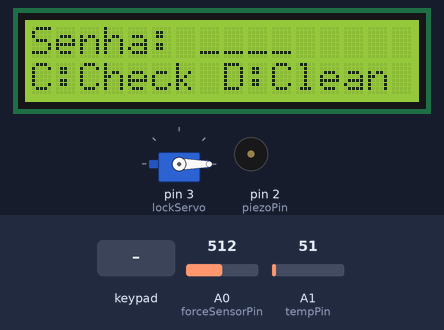
The sketch below on a simulated Arduino Uno, built with avr-gcc and run on an emulated ATmega328P. On the bench: servo, 16×2 character LCD, buzzer (waves = sounding). Inputs (shaded band) come from the test bench; at power-on: A0 (forceSensorPin) = 512, A1 (tempPin) = 51.

Above: at 1.2 s.
1.3 s: keypad keys 0 0 0 0 pressed 0.4 s apart
At 2.8 s:
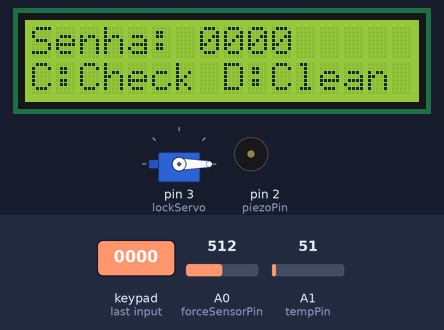
4.4 s: key 'C' pressed
At 5.4 s:
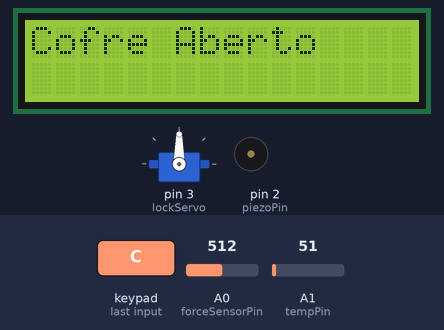
7.4 s: keypad keys 0 0 0 0 A pressed 0.4 s apart
At 9.8 s:
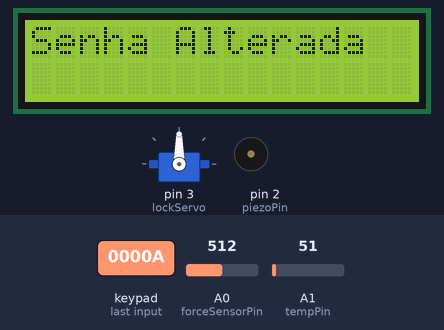
10.9 s: key 'B' pressed
At 11.7 s:
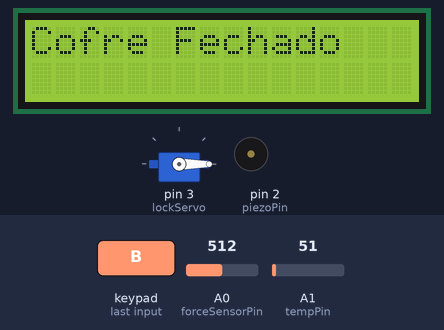
13.9 s: A0 (forceSensorPin) set to 298
15.4 s: A0 (forceSensorPin) set to 273
At 15.65 s:
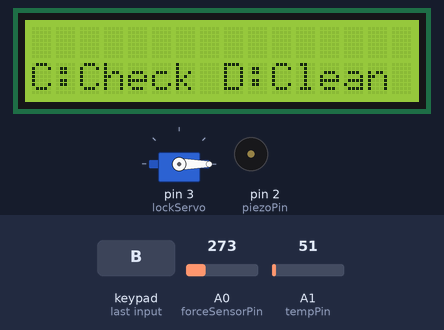
Timing chart, 0 to 19.1 s (numbered marks = the images above; inputs shaded):
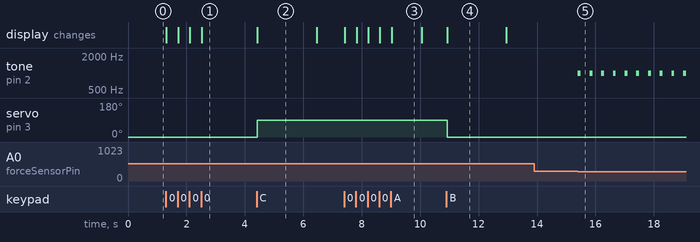

Measured:
- the behaviour switches between 280 and 279 on A0 (forceSensorPin) (found by bisection; images 4 and 5)
- after the input at 1.3 s, the display: first changes at once (image 1 shows a later state)
- after the input at 4.4 s, servo on pin 3 (lockServo): 0° → 90° at once; the display: changes at once (image 2)
- after the input at 7.4 s, the display: first changes at once (image 3 shows a later state)
- after the input at 10.9 s, servo on pin 3 (lockServo): 90° → 0° at once; the display: changes at once (image 4)
- after the input at 13.9 s, every drawn part: stays the same
- after the input at 15.4 s, tone on pin 2 (piezoPin): alternates 1000 Hz for 0.10 s and silent for 0.30 s, starting at once
- what the display in image 2 shows lasts 2.1 s, from 4.4 s to 6.5 s

The sketch:

arduino-cofre-senha.ino
```cpp
#include <Keypad.h>
#include <Servo.h>
#include <Adafruit_LiquidCrystal.h>

// Construção da matriz de teclas
const byte numRows = 4;
const byte numCols = 4;
char keymap[numRows][numCols] = {
    {'1', '2', '3', 'A'},
    {'4', '5', '6', 'B'},
    {'7', '8', '9', 'C'},
    {'*', '0', '#', 'D'}};

// Construção do teclado
byte rowPins[numRows] = {12, 11, 10, 9};
byte colPins[numCols] = {8, 7, 6, 5};

// Iniciando as entradas e saídas
Keypad myKeypad = Keypad(makeKeymap(keymap), rowPins, colPins, numRows, numCols);
Servo lockServo;
Adafruit_LiquidCrystal lcd(0);
int forceSensorPin = 0;
int piezoPin = 2;
int tempPin = 1;

// Variáveis de controle
char storedPassword[5] = "0000";
char enteredPassword[5] = "____";
bool isOpen = false;
bool waitingForNewPassword = false;
bool alarmActive = false;
int newPasswordIndex = 0;
int forceSensorRead =  0;
int countAttemp = 0;
int tempRead = 0;

void setup() {
  Serial.begin(9600);
  lockServo.attach(3);
  lockServo.write(0);
  lcd.begin(16, 2);
  lcd.setBacklight(1);
  updateDisplayPassword();
  updateDisplayInstructions();
  pinMode(piezoPin, OUTPUT);
}

void loop() {
  char keypressed = myKeypad.getKey();
  forceSensorRead = analogRead(forceSensorPin);
  tempRead = analogRead(tempPin);

  if (keypressed) {

    if (keypressed >= '0' && keypressed <= '9') {
      handleDigitEntry(keypressed);
    } else if (keypressed == 'C') {
      handleCheckPassword();
    } else if (keypressed == 'D') {
      clearPassword();
    } else if (keypressed == 'A') {
      handleAlterPassword();
    } else if (keypressed == 'B') {
      handleCloseSafe();
    }
  }

  if (forceSensorRead < 280 || tempRead > 260) {
    alarmActive = true;
  }

  activeAlarm();
}

void activeAlarm() {
  if (alarmActive || countAttemp > 3) {
    tone(piezoPin, 1000, 100);
    delay(400);
    noTone(piezoPin);
  }
}

void handleDigitEntry(char digit) {
  shiftAndInsert(digit);
}

void handleCheckPassword() {
  if (!isOpen) {
    checkPassword();
  }
}

void handleAlterPassword() {
  if (isOpen) {
    for (int i = 0; i < 4; i++) {
      storedPassword[i] = enteredPassword[i];
    }
    displayMessage("Senha Alterada", 1000);
    clearPassword();
  }
}

void handleCloseSafe() {
  if (isOpen) {
    closeSafe();
  }
}

// Altera os dígitos da senha
void shiftAndInsert(char digit) {
  for (int i = 0; i < 3; i++) {
    enteredPassword[i] = enteredPassword[i + 1];
  }
  enteredPassword[3] = digit;
  updateDisplayPassword();
}

void updateNewPassword(char digit) {
  storedPassword[newPasswordIndex] = digit;
  newPasswordIndex++;

  if (newPasswordIndex == 4) {
    storedPassword[4] = '\0';
    waitingForNewPassword = false;
    newPasswordIndex = 0;
    displayMessage("Senha Alterada", 2000);
  }
}

void checkPassword() {
  if (strcmp(enteredPassword, storedPassword) == 0) {
    isOpen = true;
    alarmActive = false;
    countAttemp = 0;
    lockServo.write(90);
    displayMessage("Cofre Aberto", 2000);

  } else {
    displayMessage("Senha Incorreta", 2000);
    countAttemp += 1;
    updateDisplayPassword();
  }

  clearPassword();
  updateDisplayInstructions();
}

void startNewPassword() {
  waitingForNewPassword = true;
  newPasswordIndex = 0;
  clearPassword();
  displayMessage("Nova Senha:", 1000);
}

void closeSafe() {
  isOpen = false;
  lockServo.write(0);
  displayMessage("Cofre Fechado", 2000);
}

void clearPassword() {
  for (int i = 0; i < 4; i++) {
    enteredPassword[i] = '_';
  }
  enteredPassword[4] = '\0';
  updateDisplayPassword();
}

void updateDisplayPassword() {
  lcd.setCursor(0, 0);
  if (isOpen) {
    lcd.print("Nova Senha: ");
  } else {
    lcd.print("Senha: ");
  }

  for (int i = 0; i < 4; i++) {
    lcd.print(enteredPassword[i]);
  }
}

void updateDisplayInstructions() {
  lcd.setCursor(0, 1);

  if (isOpen) {
    lcd.print("A:Alter B:Block");
  } else {
    lcd.print("C:Check D:Clean");
  }
}

void displayMessage(const char *message, int duration) {
  lcd.clear();
  lcd.print(message);
  delay(duration);
  lcd.clear();
  updateDisplayInstructions();
}
```
